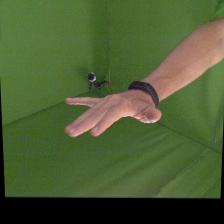
#> input picture Hand pose estimation datasets/FreiHAND/original/naked_hands/00000241.jpg, 224 x 224 px, given in place of 00004882.jpg, which was not available
$ jupyter execute draft.ipynb
#> lines starting #> are read from the running program, lines starting #| are printed output that depends on the picture; pictures that were not available may be replaced by others from this repository, and a replacement may not be noted
[cell 1]
import cv2
import numpy as np
import matplotlib.pyplot as plt

[cell 2]
index = 4882
image = cv2.imread(f"/Users/muxin/PyCharm/FreiHAND/original/naked_hands/{index:08d}.jpg")
#> image is the input picture: shape (224, 224, 3); mean B, G, R 51.8, 93.3, 76.8

# Specify the kernel size.
# The greater the size, the more the motion.
kernel_size = 20

# Create the vertical kernel.
kernel_v = np.zeros((kernel_size, kernel_size))

# Create a copy of the same for creating the horizontal kernel.
kernel_h = np.copy(kernel_v)

# Create a copy of the same for creating the diagonally kernel.
kernel_d = np.copy(kernel_v)

# Fill the middle row with ones.
kernel_v[:, int((kernel_size - 1)/2)] = np.ones(kernel_size)
kernel_h[int((kernel_size - 1)/2), :] = np.ones(kernel_size)
for i in range(len(kernel_d)):
    kernel_d[i][i] = 1

# # Normalize.
kernel_v /= kernel_size
kernel_h /= kernel_size
kernel_d /= kernel_size

# Apply the vertical kernel.
vertical_mb = cv2.filter2D(image, -1, kernel_v)
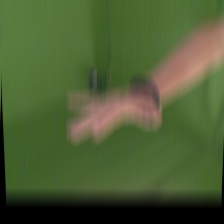
#> vertical_mb: shape (224, 224, 3); mean B, G, R 51.8, 93.5, 76.9

# Apply the horizontal kernel.
horizonal_mb = cv2.filter2D(image, -1, kernel_h)
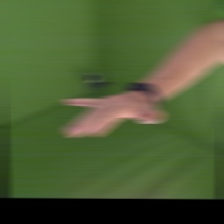
#> horizonal_mb: shape (224, 224, 3); mean B, G, R 52, 93.9, 77.2

# Apply the diagonal kernel.
diagonal_mb = cv2.filter2D(image, -1, kernel_d)
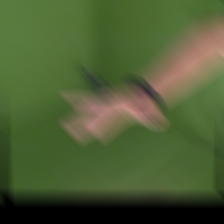
#> diagonal_mb: shape (224, 224, 3); mean B, G, R 51.9, 93.7, 77

[cell 3]
fig = plt.figure(figsize=(16, 12))
columns, rows = 3, 1
image = [vertical_mb, horizonal_mb, diagonal_mb]
titles = ['vertical motion blur', 'horizontal motion blur', 'diagonal motion blur']

for i in range(1, columns*rows +1):
    fig.add_subplot(rows, columns, i)
    plt.title(titles[i-1])
    plt.imshow(image[i-1])
plt.show()
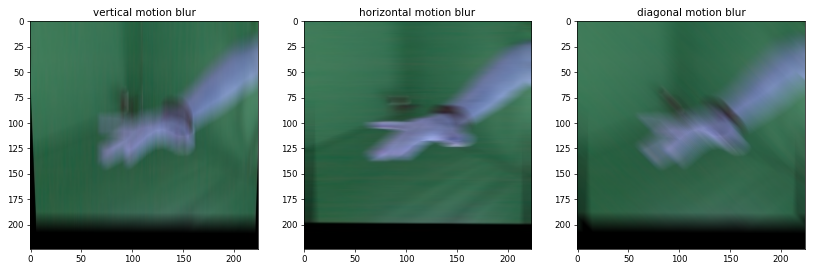
#> figure drawn by matplotlib, 3 panels; B, G, R data is drawn as R, G, B

$ run again, on Hand pose estimation datasets/FreiHAND/original/naked_hands/00004247.jpg
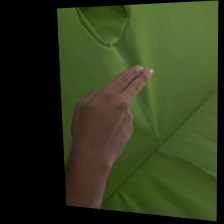
#> input picture Hand pose estimation datasets/FreiHAND/original/naked_hands/00004247.jpg, 224 x 224 px, given in place of 00004882.jpg, which was not available
#> image is the input picture: shape (224, 224, 3); mean B, G, R 27.8, 56.9, 48
#> `diagonal_mb = cv2.filter2D(image, -1, kernel_d)`:
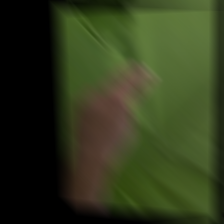
#> diagonal_mb: shape (224, 224, 3); mean B, G, R 27.9, 57.1, 48.1
#> `plt.show()`:
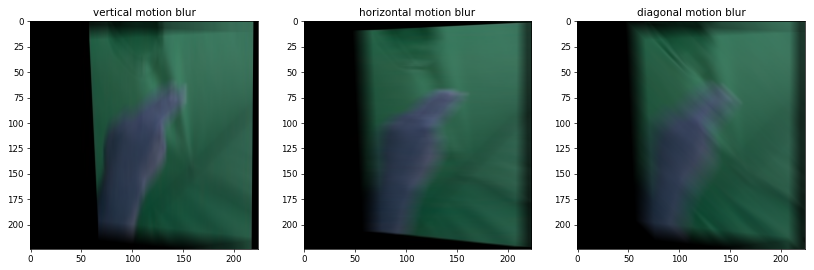
#> figure drawn by matplotlib, 3 panels; B, G, R data is drawn as R, G, B

$ run again, on Hand pose estimation datasets/FreiHAND/original/naked_hands/00005629.jpg
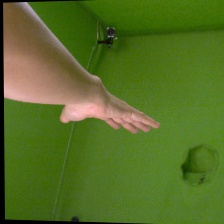
#> input picture Hand pose estimation datasets/FreiHAND/original/naked_hands/00005629.jpg, 224 x 224 px, given in place of 00004882.jpg, which was not available
#> image is the input picture: shape (224, 224, 3); mean B, G, R 37.9, 109.9, 85.6
#> `diagonal_mb = cv2.filter2D(image, -1, kernel_d)`:
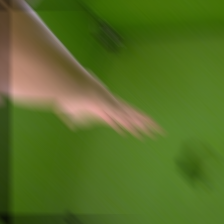
#> diagonal_mb: shape (224, 224, 3); mean B, G, R 38, 110.2, 85.9
#> `plt.show()`:
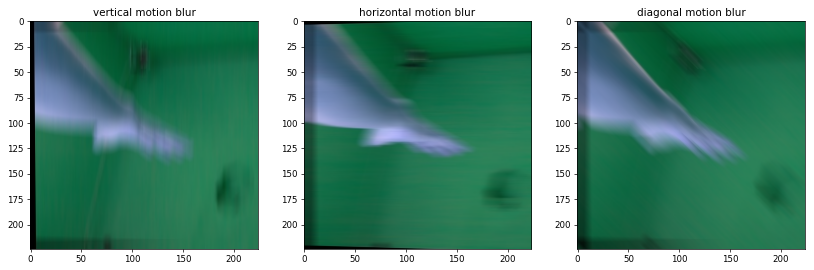
#> figure drawn by matplotlib, 3 panels; B, G, R data is drawn as R, G, B

$ run again, on Hand pose estimation datasets/FreiHAND/original/naked_hands/00006154.jpg
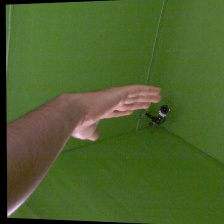
#> input picture Hand pose estimation datasets/FreiHAND/original/naked_hands/00006154.jpg, 224 x 224 px, given in place of 00004882.jpg, which was not available
#> image is the input picture: shape (224, 224, 3); mean B, G, R 43.1, 96.7, 75.2
#> `diagonal_mb = cv2.filter2D(image, -1, kernel_d)`:
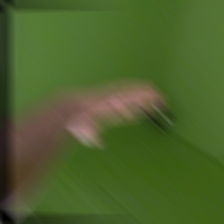
#> diagonal_mb: shape (224, 224, 3); mean B, G, R 43.2, 96.9, 75.4
#> `plt.show()`:
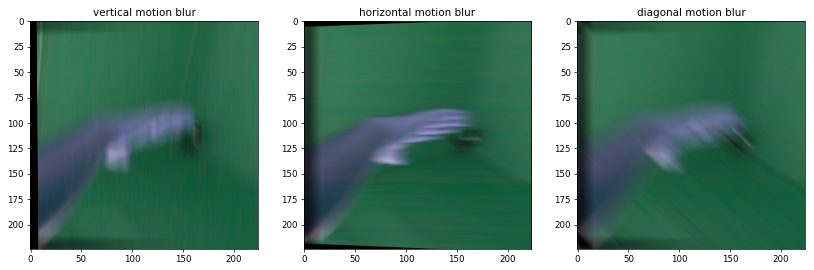
#> figure drawn by matplotlib, 3 panels; B, G, R data is drawn as R, G, B
